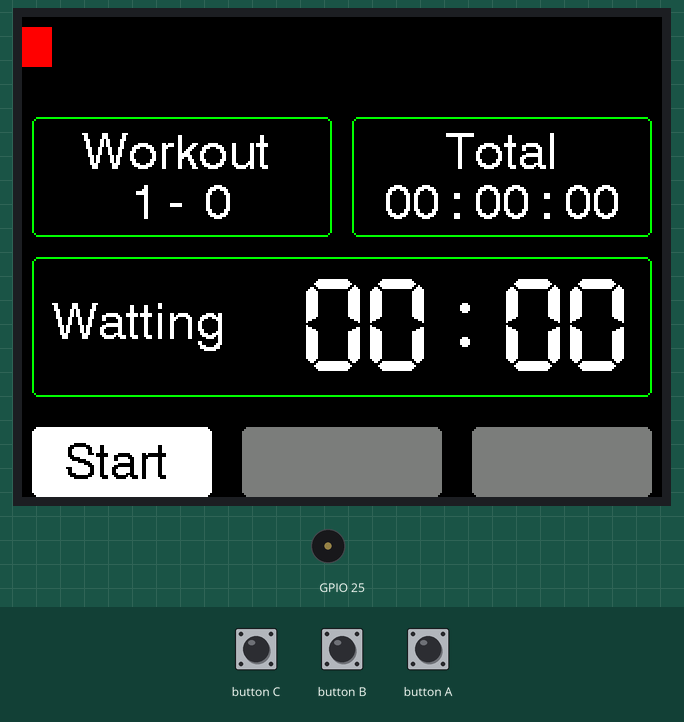
The sketch below on a simulated ESP32. On the bench: 320×240 colour display, buzzer (waves = sounding). The inputs (shaded band) are chosen by the test bench.

Above: at 1.3 s.
1.4 s: button A pressed for 0.15 s
At 2.3 s:
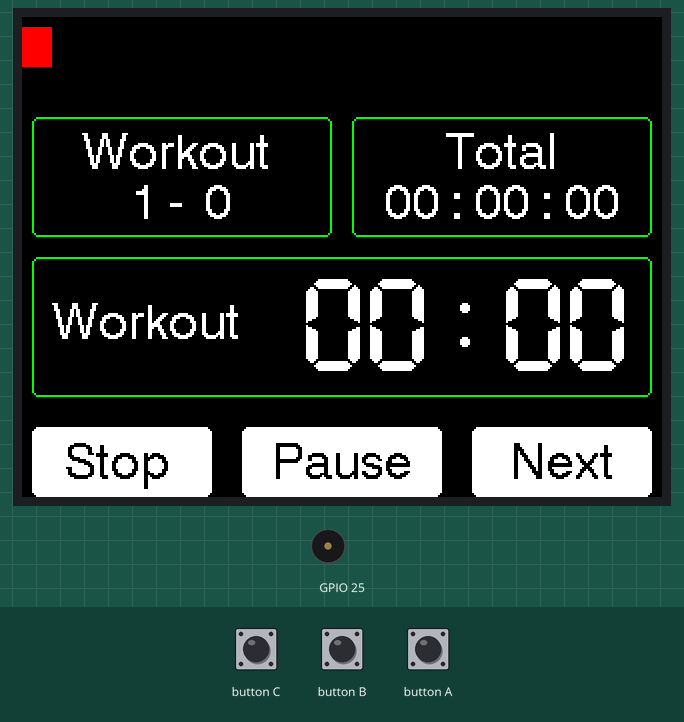
4.5 s: button B pressed for 0.15 s
At 5.9 s:
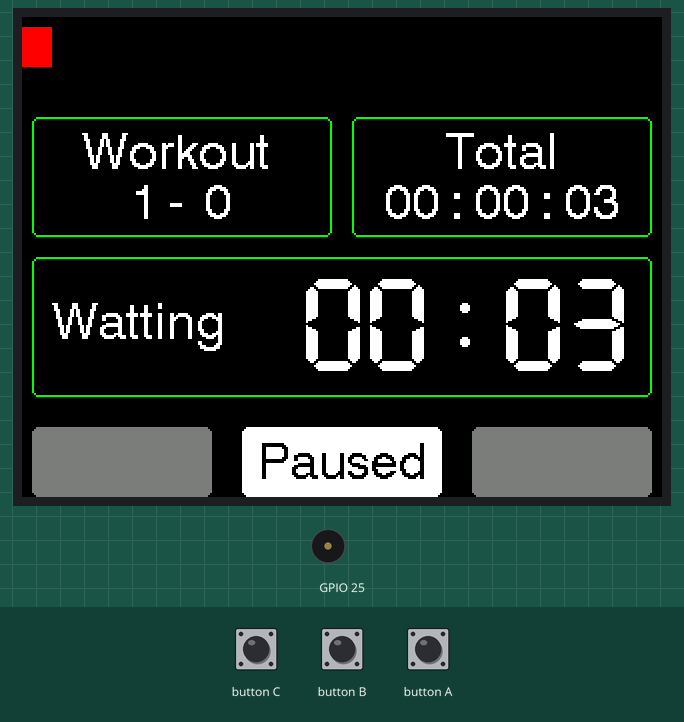
6.2 s: button B pressed for 1 s
At 7.59 s:
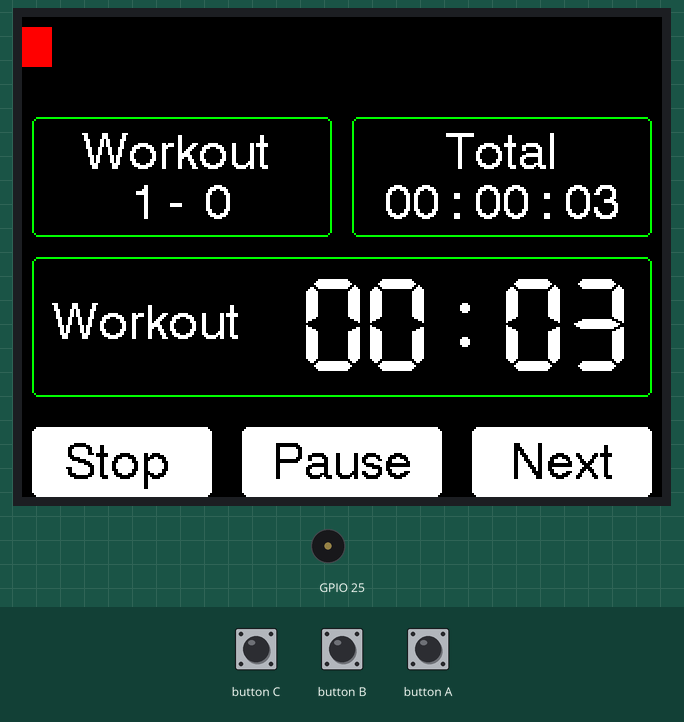
7.8 s: button C pressed for 0.15 s
At 8.4 s:
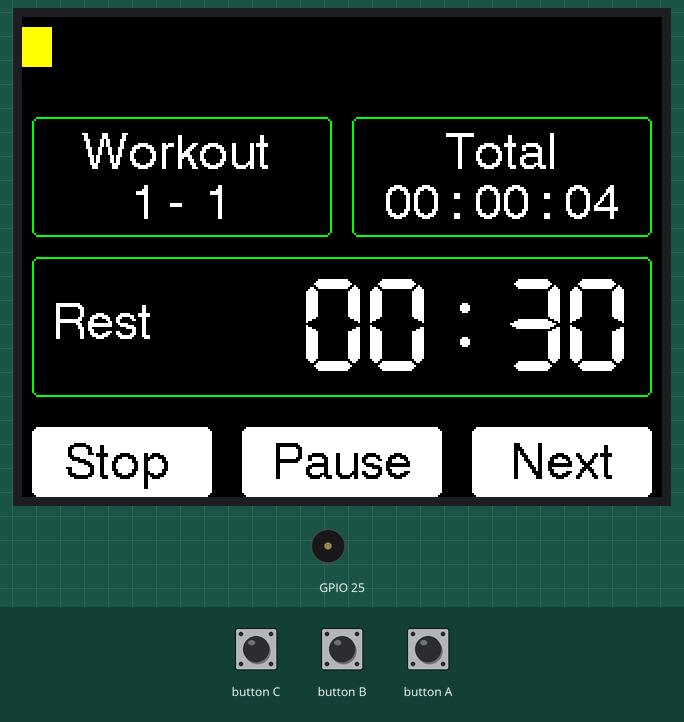
8.5 s: button C pressed for 1 s
At 10.0 s:
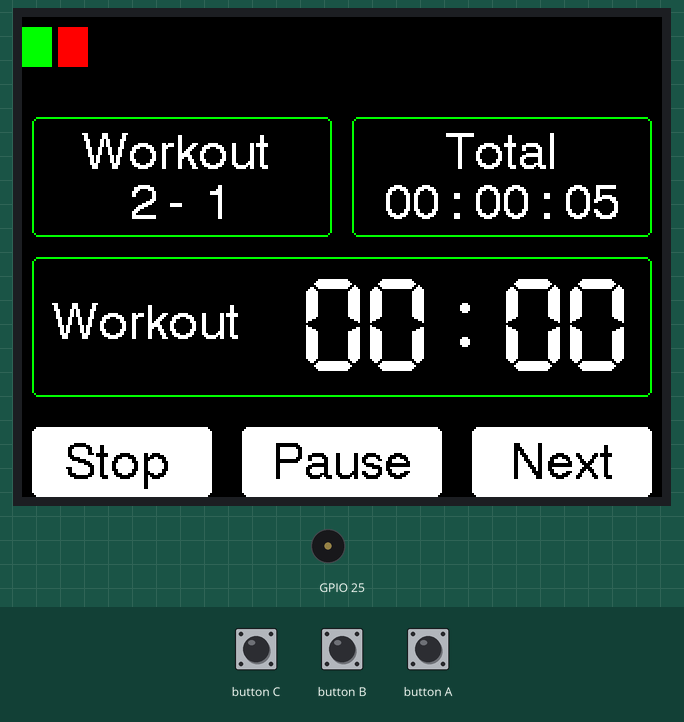
10.1 s: button A pressed for 1 s
At 11.9 s:
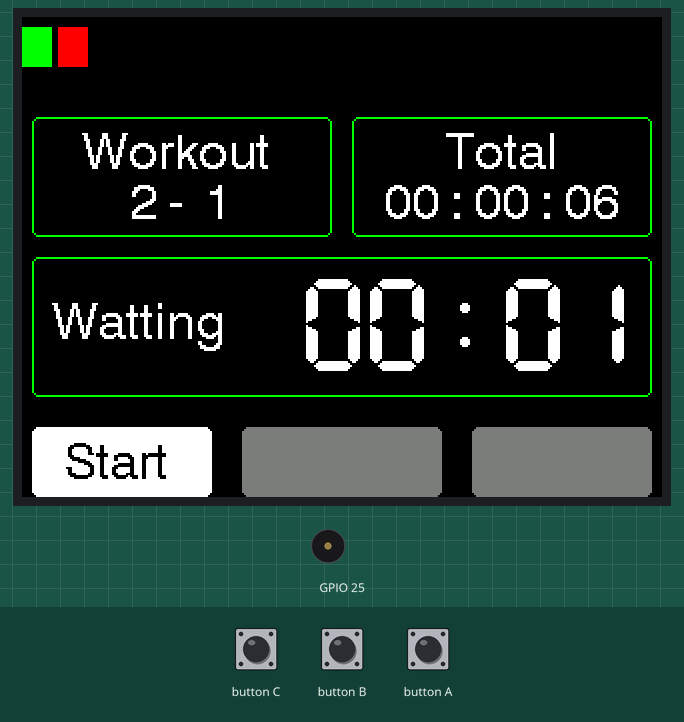
Timing chart, 0 to 13.4 s (numbered marks = the images above; inputs shaded):
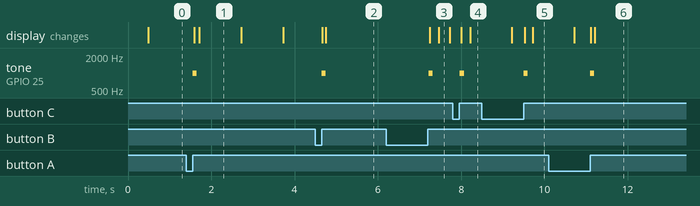

The sketch:

M5Stack_WorkoutTimer3.ino
```cpp
#include <M5Stack.h>
#include <SimpleTimer.h>
#include <Wire.h>
#include <time.h>

#define TRUNON_INTERVAL 35
#define TRUNOFF_INTERVAL 3

#define WorkoutBoxHeight 20
#define WorkoutBoxWidth  15
#define WorkoutBoxGapX  3
#define WorkoutBoxGapY  0

enum eWorkoutMode
{
    wmRest,
    wmWorkout,
};

enum tRunMode
{
    rmStop,
    rmStart,
    rmPause,
    rmTimeOver,
};

typedef struct
{
    eWorkoutMode WorkoutMode;
    uint16_t Time;
} tWorkout;

tWorkout Workout[]=
{
    { wmWorkout , 0 },
    { wmRest , 30 },
};

SimpleTimer timer;

uint16_t WorkoutIndex = 0;

uint16_t WorkoutCount = 0;
uint16_t RestCount = 0;

uint16_t TimeRemaining = 0;
uint16_t RunTime = 0;
uint16_t TotalTime = 0;
uint16_t preTimeRemaining = 0;
uint16_t PreRunTime = 0;

int TimerCallback1msID;

tRunMode RunMode = rmStop;

unsigned long lastTimerTime = millis();

bool ToggledLastFewSeconds = false;
bool Toogled1000ms = false;
uint16_t TimerCallbackCount = 0;
uint16_t ToogleCount = 0;
uint16_t Countdown = 0;

void TimerCallback1ms(void)
{
    TimerCallbackCount = ( TimerCallbackCount + 1) % 4;

    if ( TimerCallbackCount == 0 )
        Toogled1000ms = true;

//    if ( Toogled1000ms == true)
    {

    if ( Workout[WorkoutIndex % 2].Time != 0 )
    {
        if ( TimeRemaining < 10 )
        {
            ToggledLastFewSeconds = !ToggledLastFewSeconds;
        }
        else
        {
            ToggledLastFewSeconds = false;
        }
                        if ( TimeRemaining < 5 )
                        {
                            if ( preTimeRemaining != TimeRemaining )
                            {
                                // M5.Speaker.tone(3000, 10);
                                M5.Speaker.beep();
                            }
                        }

                        preTimeRemaining = TimeRemaining;

    }
    else
    {
        ToggledLastFewSeconds = false;
    }
    }
    DrawInformation();
}

void setup()
{
    int i = 0;

    M5.begin();
    M5.Power.begin();

//    Serial.begin(115200);  일부 아두이노 버전에서 컴피일-다운로드 후 정상적으로 동작하지 않는 경우가 있음
//
    DrawRunMode();
    InitWorkout();

    TimerCallback1msID = timer.setInterval(250, TimerCallback1ms);
    timer.enable(TimerCallback1msID);
}

void DrawRunMode(void)
{
    M5.Lcd.setTextDatum(MC_DATUM);
    M5.Lcd.setTextColor(TFT_BLACK, TFT_WHITE);

    switch ( RunMode )
    {
        case rmStop:
            M5.Lcd.fillRoundRect(5, 205, 90, 35, 3, TFT_WHITE);
            M5.Lcd.drawString("Start", 47, 225, 4);
            break;
        case rmStart:
            M5.Lcd.fillRoundRect(5, 205, 90, 35, 3, TFT_WHITE);
            M5.Lcd.drawString("Stop", 47, 225, 4);
            break;
        case rmPause:
            M5.Lcd.fillRoundRect(5, 205, 90, 35, 3, TFT_DARKGREY);
            break;
        case rmTimeOver:
            M5.Lcd.fillRoundRect(5, 205, 90, 35, 3, TFT_WHITE);
            M5.Lcd.drawString("Stop", 47, 225, 4);
            break;
    }

    switch ( RunMode )
    {
        case rmStop:
            M5.Lcd.fillRoundRect(110, 205, 100, 35, 3, TFT_DARKGREY);
            break;
        case rmStart:
            M5.Lcd.fillRoundRect(110, 205, 100, 35, 3, TFT_WHITE);
            M5.Lcd.drawString("Pause", 160, 225, 4);
            break;
        case rmPause:
            M5.Lcd.fillRoundRect(110, 205, 100, 35, 3, TFT_WHITE);
            M5.Lcd.drawString("Paused", 160, 225, 4);
            break;
        case rmTimeOver:
            M5.Lcd.fillRoundRect(110, 205, 100, 35, 3, TFT_DARKGREY);
            break;
    }

    switch ( RunMode )
    {
        case rmStop:
            M5.Lcd.fillRoundRect(225, 205, 90, 35, 3, TFT_DARKGREY);
            break;
        case rmStart:
            M5.Lcd.fillRoundRect(225, 205, 90, 35, 3, TFT_WHITE);
            M5.Lcd.drawString("Next", 270, 225, 4);
            break;
        case rmPause:
            M5.Lcd.fillRoundRect(225, 205, 90, 35, 3, TFT_DARKGREY);
            break;
        case rmTimeOver:
            M5.Lcd.fillRoundRect(225, 205, 90, 35, 3, TFT_WHITE);
            M5.Lcd.drawString("Next", 270, 225, 4);
            break;
    }
}

void DrawWorkoutCount()
{
    uint16_t LoopCount ;
    uint16_t x, y, temp  ;

    if ( ( WorkoutCount * (WorkoutBoxWidth + WorkoutBoxGapX)) > 320)
        temp = ((320 / WorkoutCount) - WorkoutBoxGapX);
    else
        temp = WorkoutBoxWidth;

    M5.Lcd.fillRect(0, 0, 319, 5 + WorkoutBoxHeight + WorkoutBoxGapY, TFT_BLACK);

    for (LoopCount = 0; LoopCount < WorkoutCount; LoopCount++)
    {
        x = LoopCount * (temp + WorkoutBoxGapX);
        y = 5; // (bool)Workout[LoopCount].WorkoutMode * ( WorkoutBoxHeight + WorkoutBoxGapY) ;

        if ( LoopCount < (WorkoutCount-1) )
        {
            M5.Lcd.fillRect(x, y, temp, WorkoutBoxHeight, TFT_GREEN);
        }
        else
        {
            if ( WorkoutCount == RestCount )
                M5.Lcd.fillRect(x, y, temp, WorkoutBoxHeight,  TFT_YELLOW);
            else
                M5.Lcd.fillRect(x, y, temp, WorkoutBoxHeight,  TFT_RED);
        }
    }
}

void DrawInformation()
{
    char temp[30];

    uint16_t LoopCount ;
    uint16_t Workouts = 0;
    uint16_t x,y ;

    M5.Lcd.setTextDatum(TL_DATUM);
    M5.Lcd.setTextColor(TFT_WHITE, TFT_BLACK);

    M5.Lcd.setTextDatum(MC_DATUM);

    M5.Lcd.drawRoundRect(5, 50, 150, 60, 3, TFT_GREEN);

    sprintf(temp,"Workout");
    M5.Lcd.drawString(temp, 77, 70, 4);

    sprintf(temp,"  %2d - %2d  ", WorkoutCount, RestCount);
    M5.Lcd.drawString(temp, 77, 95, 4);

    M5.Lcd.drawRoundRect(165, 50, 150, 60, 3, TFT_GREEN);

    sprintf(temp,"Total");
    M5.Lcd.drawString(temp, 240, 70, 4);

    sprintf(temp,"%02d : %02d : %02d  ", (TotalTime % (60 * 60 * 24))/(60 * 60), (TotalTime % (60 * 60)) / 60, TotalTime % 60);
    M5.Lcd.drawString(temp, 245, 95, 4);

    M5.Lcd.drawRoundRect(5, 120, 310, 70, 3, TFT_GREEN);

    M5.Lcd.setTextDatum(ML_DATUM);

    if ( RunMode == rmStart)
    {
        if (Workout[WorkoutIndex % 2].WorkoutMode == wmRest)
        {
                sprintf(temp,"Rest         ");
                M5.Lcd.drawString(temp, 15, 155, 4);
        }
        else
        {
                sprintf(temp,"Workout ");
                M5.Lcd.drawString(temp, 15, 155, 4);
        }
    }
    else
    {
        sprintf(temp,"Watting    ");
        M5.Lcd.drawString(temp, 15, 155, 4);
    }

    M5.Lcd.setTextDatum(TL_DATUM);

    if ( Workout[WorkoutIndex % 2].Time != 0 )
    {
        sprintf(temp,"%02d : %02d", TimeRemaining / 60, TimeRemaining % 60 );
    }
    else
    {
        sprintf(temp,"%02d : %02d", RunTime / 60, RunTime % 60 );
    }

    if ( ToggledLastFewSeconds == false )
        M5.Lcd.setTextColor(TFT_WHITE, TFT_BLACK);
    else
        M5.Lcd.setTextColor(TFT_RED, TFT_BLACK);

    M5.Lcd.drawString(temp, 140, 130, 7);
}

void NextWorkout(void)
{
    WorkoutIndex++;
    RunMode = rmStart;
    ChangeWorkout();
}

void InitWorkout(void)
{
    TimeRemaining = Workout[WorkoutIndex % 2].Time;

    switch ( Workout[WorkoutIndex % 2].WorkoutMode )
    {
        case wmRest:
            RestCount++;
            break;
        case wmWorkout:
            WorkoutCount++;
            break;
    }

    TimerCallbackCount = 0;
    RunTime = 0;
    preTimeRemaining = 0;
    PreRunTime = 0;
    DrawRunMode();
    DrawWorkoutCount();
}

void ChangeWorkout(void)
{
    InitWorkout();
    RunMode = rmStart;
}

void loop()
{
    char temp[30];

    M5.update();

    timer.run();

//    if ( RunMode == rmStart)
    {
        if ( Toogled1000ms == true )
        {
            TimerCallbackCount = 0;

            switch ( RunMode )
            {
                case rmStop:

                    break;
                case rmStart:
                    TotalTime++;
                    RunTime++;

                    if ( Workout[WorkoutIndex % 2].Time != 0 )
                    {
                        TimeRemaining--;


                        if (TimeRemaining == 0)
                        {
                            // M5.Speaker.tone(3000, 10);
                            // M5.Speaker.tone(3000, 10);
                            M5.Speaker.beep();
//                            delay(1);
//                            M5.Speaker.beep();

                            RunMode = rmTimeOver;
                            DrawRunMode();
                            // NextWorkout();  // 자동으로 넘어가려면
                        }
                    }
                    else
                    {
                    }

                    if ( (RunTime % 60) == 0 ) // 1분 알림
                    {
                        if ( PreRunTime != RunTime )
                        {
                            PreRunTime = RunTime;
                            // M5.Speaker.tone(2000, 10);
                            M5.Speaker.beep();
                        }
                    }

                    break;
                case rmPause:
                    break;
                case rmTimeOver:
                    TotalTime++;
                    break;
            }

            Toogled1000ms = false;
        }
    }

    if (M5.BtnA.wasReleased())
    {
//        M5.Speaker.tone(3000, 10);
        M5.Speaker.beep();

        switch ( RunMode )
        {
            case rmStop:
                RunMode = rmStart;
                TotalTime = 0;
                WorkoutIndex = 0;
                TimeRemaining = 0;

                WorkoutCount = 0;
                RestCount = 0;

                ChangeWorkout();
                break;
            case rmStart:
                RunMode = rmStop;
                break;
            case rmPause:
                break;
            case rmTimeOver:
                break;
        }

        DrawRunMode();
    }

    if (M5.BtnB.wasReleased())
    {
        // M5.Speaker.tone(3000, 10);
        M5.Speaker.beep();

        switch ( RunMode )
        {
            case rmStop:
                break;
            case rmStart:
                RunMode = rmPause;
                break;
            case rmPause:
                RunMode = rmStart;
                break;
            case rmTimeOver:
                break;
        }

        DrawRunMode();
    }

    if (M5.BtnC.wasReleased())
    {
//        M5.Speaker.tone(3000, 10);
        M5.Speaker.beep();

        switch ( RunMode )
        {
            case rmStop:
                break;
            case rmStart:
            case rmTimeOver:
                NextWorkout();
                break;
            case rmPause:
                break;
        }
    }
}
```

Measured:
- after the input at 1.4 s, tone on GPIO 25: silent → 1000 Hz after 0.15 s, → silent 0.10 s later; the display: first changes after 0.20 s (image 1 shows a later state)
- after the input at 4.5 s, tone on GPIO 25: silent → 1000 Hz after 0.15 s, → silent 0.10 s later; the display: first changes after 0.17 s (image 2 shows a later state)
- after the input at 6.2 s, tone on GPIO 25: silent → 1000 Hz after 1.0 s, → silent 0.10 s later; the display: first changes after 1.0 s (image 3 shows a later state)
- after the input at 7.8 s, tone on GPIO 25: silent → 1000 Hz after 0.17 s, → silent 0.10 s later; the display: first changes after 0.20 s (image 4 shows a later state)
- after the input at 8.5 s, tone on GPIO 25: silent → 1000 Hz after 1.0 s, → silent 0.10 s later; the display: first differs from a run without the input after 1.0 s (image 5 shows a later state)
- after the input at 10.1 s, tone on GPIO 25: silent → 1000 Hz after 1.0 s, → silent 0.10 s later
- what the display in image 1 shows lasts 1.0 s, from 1.7 s to 2.7 s
